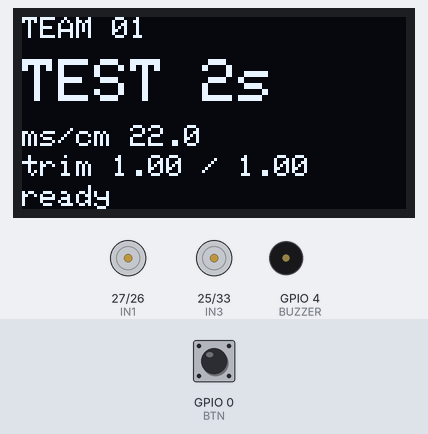
The sketch below on a simulated ESP32. Shown: 128×64 one-colour display, motor-driver pin pairs drawn as motors (green arrow = first pin HIGH = forward, orange = second pin HIGH = backward, longer = more drive, scaled by the enable pin), buzzer (waves = sounding, pin HIGH). Inputs (shaded band) come from the test bench; at power-on: GPIO 0 (BTN) HIGH. What the sketch prints to the serial monitor is not drawn.

Above: at 1.2 s.
1.3 s: GPIO 0 (BTN) pulled LOW for 0.15 s
At 2.2 s:
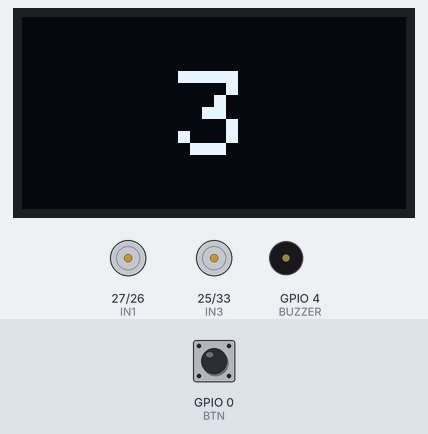
At 4.8 s:
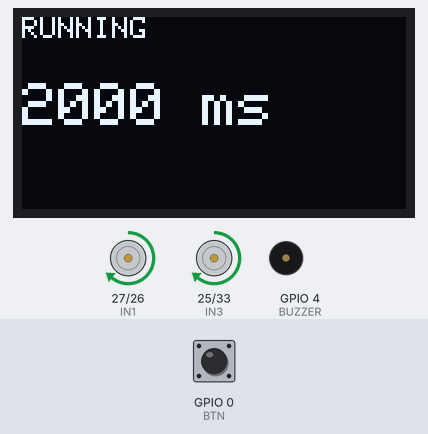
7.4 s: GPIO 0 (BTN) pulsed HIGH 5 times (0.12 s each, 0.3 s apart)
At 14.9 s:
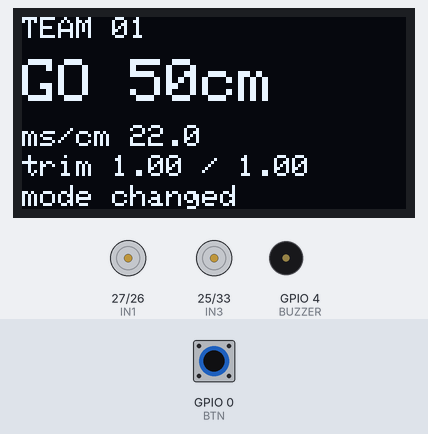
Timing chart, 0 to 16.4 s (numbered marks = the images above; inputs shaded):
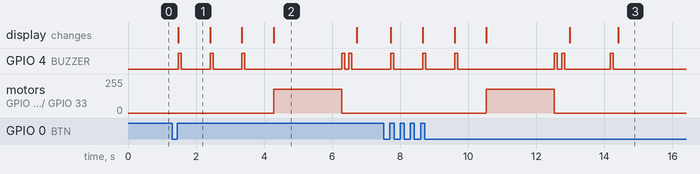

Measured:
- after the input at 1.3 s, GPIO 4 (BUZZER): LOW → HIGH after 0.18 s, → LOW 0.09 s later, → HIGH 0.85 s later, → LOW 0.09 s later, … (10 changes in this stretch); motor on GPIO 27 (IN1) / GPIO 26 (IN2), motor on GPIO 25 (IN3) / GPIO 33 (IN4): stopped → forward 180/255 after 3.0 s, → stopped 2.0 s later; the display: changes after 0.18 s (image 1)
- after the input at 7.4 s, GPIO 4 (BUZZER): LOW → HIGH after 0.33 s, → LOW 0.09 s later, → HIGH 0.85 s later, → LOW 0.09 s later, … (12 changes in this stretch); motor on GPIO 27 (IN1) / GPIO 26 (IN2): stopped → forward 180/255 after 3.1 s, → stopped 2.0 s later
- what the display in image 1 shows lasts 0.9 s, from 1.5 s to 2.4 s
- what the display in image 2 shows lasts 2.4 s, from 4.3 s to 6.7 s

The sketch:

03_Tune.ino
```cpp
/* =====================================================================
   03 · TUNE                 นาทีที่ 53-68 ของกิจกรรม
   ---------------------------------------------------------------------
   รถวิ่งได้แล้ว แต่ยังวิ่งไม่ "ตรงตามที่สั่ง"  ช่วงนี้คือการทำให้มันแม่น

   วิธีใช้ปุ่ม BOOT
       กดสั้น ๆ        = เริ่มวิ่งตามโหมดที่เลือกอยู่
       กดค้าง 1 วินาที = เปลี่ยนโหมด

   สามโหมดบนจอ
       [1] TEST 2s     วิ่งตรง 2000 ms   -> เอาไว้วัดว่าได้ระยะกี่ ซม.
       [2] GO 50cm     วิ่ง 50 ซม.       -> ทดสอบค่าที่คำนวณได้
       [3] GO 100cm    วิ่ง 100 ซม.      -> ภารกิจวัดผล ทำ 2 รอบ

   ลำดับการทำงาน
       ขั้น 1  โหมด [1] วิ่ง 3 ครั้ง วัดระยะทุกครั้ง หาค่าเฉลี่ย
       ขั้น 2  คำนวณ  MS_PER_CM = 2000 / ระยะเฉลี่ย(ซม.)   แล้วใส่ข้างล่าง
       ขั้น 3  โหมด [2] ทดสอบ ถ้าคลาดเคลื่อนมาก กลับไปแก้ MS_PER_CM
       ขั้น 4  รถเบี้ยว? ปรับ TRIM ทีละ 0.05
       ขั้น 5  โหมด [3] ทำ 2 รอบ จดความคลาดเคลื่อนลงใบงาน
   ===================================================================== */

#include <Wire.h>
#include <Adafruit_GFX.h>
#include <Adafruit_SSD1306.h>

// ================== ค่าที่นักเรียนต้องแก้ ==================
#define TEAM_NAME "TEAM 01"

int   SPEED      = 180;     // ใช้ค่าเดียวตลอด ห้ามเปลี่ยนกลางการทดลอง

float MS_PER_CM  = 22.0;    // <<< ขั้น 2 : ใส่ค่าที่คำนวณได้

float TRIM_L     = 1.00;    // <<< ขั้น 4 : รถเบี้ยวขวา ให้ลดค่านี้ทีละ 0.05
float TRIM_R     = 1.00;    // <<< ขั้น 4 : รถเบี้ยวซ้าย ให้ลดค่านี้ทีละ 0.05
// =========================================================

#define ENA 14
#define IN1 27
#define IN2 26
#define IN3 25
#define IN4 33
#define ENB 32
#define BUZZER 4
#define BTN 0

Adafruit_SSD1306 oled(128, 64, &Wire, -1);

int mode = 0;                                   // 0,1,2
const char* MODE_NAME[3] = {"TEST 2s", "GO 50cm", "GO 100cm"};

void setup() {
  Serial.begin(115200);
  pinMode(ENA, OUTPUT);  pinMode(ENB, OUTPUT);
  pinMode(IN1, OUTPUT);  pinMode(IN2, OUTPUT);
  pinMode(IN3, OUTPUT);  pinMode(IN4, OUTPUT);
  pinMode(BUZZER, OUTPUT);
  pinMode(BTN, INPUT_PULLUP);
  stopAll();

  Wire.begin(21, 22);
  oled.begin(SSD1306_SWITCHCAPVCC, 0x3C);
  oled.setTextColor(SSD1306_WHITE);
  showMenu("ready");

  Serial.println("\n=== 03 TUNE ===");
}

void loop() {
  if (digitalRead(BTN) == LOW) {
    unsigned long t0 = millis();
    while (digitalRead(BTN) == LOW && millis() - t0 < 1200) { }

    if (millis() - t0 >= 1000) {                // กดค้าง = เปลี่ยนโหมด
      mode = (mode + 1) % 3;
      beep(1);
      showMenu("mode changed");
      while (digitalRead(BTN) == LOW) { }       // รอปล่อยปุ่ม
      delay(200);
    } else {                                    // กดสั้น = วิ่ง
      countdown();
      runMode();
      showMenu("done");
    }
  }
}

/* ------------------------- สามโหมด ------------------------- */
void runMode() {
  if (mode == 0) {
    showRun("2000 ms");
    forward(SPEED);
    delay(2000);
    stopAll();
  } else if (mode == 1) {
    goCm(50);
  } else {
    goCm(100);
  }
  beep(2);
}

// แปลงระยะทางเป็นเวลา แล้วสั่งวิ่ง
void goCm(float cm) {
  unsigned long ms = (unsigned long)(cm * MS_PER_CM);

  char line[24];
  snprintf(line, sizeof(line), "%d cm", (int)cm);
  showRun(line);
  Serial.printf("สั่งวิ่ง %.0f ซม. = %lu ms\n", cm, ms);

  forward(SPEED);
  delay(ms);
  stopAll();
}

/* ------------------------- มอเตอร์ ------------------------- */
void leftMotor(int dir, int speed) {
  digitalWrite(IN1, dir > 0);
  digitalWrite(IN2, dir < 0);
  analogWrite(ENA, dir == 0 ? 0 : (int)(speed * TRIM_L));
}

void rightMotor(int dir, int speed) {
  digitalWrite(IN3, dir > 0);
  digitalWrite(IN4, dir < 0);
  analogWrite(ENB, dir == 0 ? 0 : (int)(speed * TRIM_R));
}

void forward(int s) { leftMotor(1, s); rightMotor(1, s); }
void stopAll()      { leftMotor(0, 0); rightMotor(0, 0); }

/* ------------------------- จอและเสียง ------------------------- */
void showMenu(const char* status) {
  oled.clearDisplay();
  oled.setTextSize(1);
  oled.setCursor(0, 0);   oled.println(TEAM_NAME);
  oled.setTextSize(2);
  oled.setCursor(0, 14);  oled.println(MODE_NAME[mode]);
  oled.setTextSize(1);
  oled.setCursor(0, 36);
  oled.print("ms/cm ");  oled.println(MS_PER_CM, 1);
  oled.setCursor(0, 46);
  oled.print("trim ");   oled.print(TRIM_L, 2);
  oled.print(" / ");     oled.println(TRIM_R, 2);
  oled.setCursor(0, 56);  oled.print(status);
  oled.display();
}

void showRun(const char* what) {
  oled.clearDisplay();
  oled.setTextSize(1);
  oled.setCursor(0, 0);   oled.println("RUNNING");
  oled.setTextSize(2);
  oled.setCursor(0, 22);  oled.println(what);
  oled.display();
}

void countdown() {
  for (int i = 3; i > 0; i--) {
    oled.clearDisplay();
    oled.setTextSize(4);
    oled.setCursor(52, 18);
    oled.println(i);
    oled.display();
    beep(1);
    delay(700);
  }
}

void beep(int times) {
  for (int i = 0; i < times; i++) {
    digitalWrite(BUZZER, HIGH); delay(90);
    digitalWrite(BUZZER, LOW);  delay(120);
  }
}

/* ---------------------------------------------------------------------
   คำถามชวนคิด (ตอบในใบงาน)
     - ทำไมรถแต่ละคันได้ค่า MS_PER_CM ไม่เท่ากัน ทั้งที่เป็นรุ่นเดียวกัน
     - ถ้าถ่านอ่อนลง ค่าที่จูนไว้วันนี้จะยังใช้ได้ไหม
     - ต้องเพิ่มอุปกรณ์อะไรเข้าไป ถึงจะไม่ต้องจูนใหม่ทุกครั้งที่เปลี่ยนถ่าน
   --------------------------------------------------------------------- */
```
